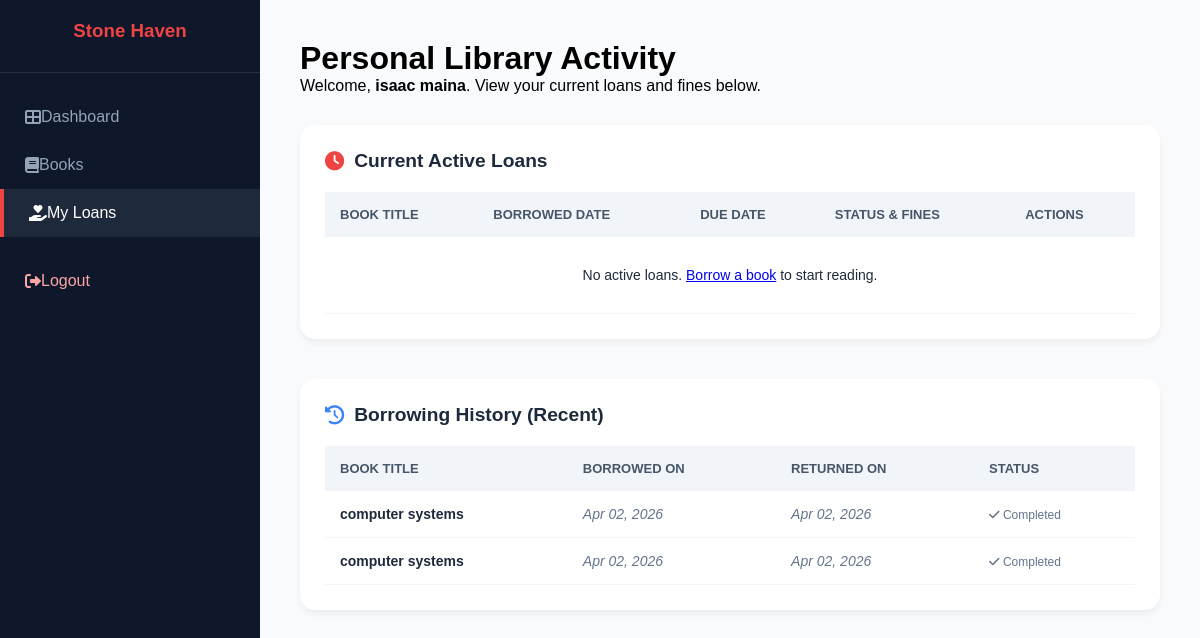
Page /my_loans.php (signed in) on the committed database.
### tables this page shows
CREATE TABLE `borrowings` (
  `id` int(11) NOT NULL,
  `user_id` int(11) NOT NULL,
  `book_id` int(11) NOT NULL,
  `book_title` varchar(255) DEFAULT NULL,
  `borrow_date` timestamp NOT NULL DEFAULT current_timestamp(),
  `due_date` date DEFAULT NULL,
  `return_date` timestamp NULL DEFAULT NULL,
  `status` enum('borrowed','returned') DEFAULT 'borrowed',
  `fine_amount` decimal(10,2) DEFAULT 0.00
);

CREATE TABLE `books` (
  `id` int(11) NOT NULL,
  `book_title` varchar(255) NOT NULL,
  `author` varchar(100) DEFAULT NULL,
  `shelf` varchar(50) DEFAULT 'Section A',
  `isbn` varchar(50) DEFAULT NULL,
  `category` varchar(100) DEFAULT NULL,
  `quantity` int(11) DEFAULT 1,
  `created_at` timestamp NOT NULL DEFAULT current_timestamp(),
  `status` varchar(20) DEFAULT 'available',
  `file_path` varchar(255) DEFAULT NULL
);

### my_loans.php (the view, shortened to what this page needs)
<?php
include 'db.php';
$user_id = $_SESSION['user_id'];
$fullname = $_SESSION['fullname'];
$active_query = "SELECT br.id, b.id AS book_id, b.book_title, b.author, b.file_path, br.borrow_date, br.due_date
                 FROM borrowings br
                 JOIN books b ON br.book_id = b.id
                 WHERE br.user_id = '$user_id' AND br.status = 'borrowed'
                 ORDER BY br.due_date ASC";
$active_result = $conn->query($active_query);
$history_query = "SELECT b.book_title, b.author, br.borrow_date, br.return_date
                  FROM borrowings br
                  JOIN books b ON br.book_id = b.id
                  WHERE br.user_id = '$user_id' AND br.status = 'returned'
                  ORDER BY br.return_date DESC LIMIT 10";
$history_result = $conn->query($history_query);
?>
<!DOCTYPE html>
<html lang="en">
<head>
    <link rel="stylesheet" href="https://cdnjs.cloudflare.com/ajax/libs/font-awesome/6.0.0/css/all.min.css">
</head>
<body>
    <nav class="sidebar">
        <div class="sidebar-header"><h3>Stone Haven</h3></div>
        <ul class="nav-links">
            <li><a href="dashboard.php"><i class="fas fa-th-large"></i> Dashboard</a></li>
            <li><a href="books.php"><i class="fas fa-book"></i> Books</a></li>
            <li><a href="my_loans.php" class="active"><i class="fas fa-hand-holding-heart"></i> My Loans</a></li>
            <li><a href="logout.php" style="color:#fca5a5; margin-top:20px;"><i class="fas fa-sign-out-alt"></i> Logout</a></li>
        </ul>
    </nav>
    <main class="main-content">
        <header style="margin-bottom: 30px;">
            <h1>Personal Library Activity</h1>
            <p>Welcome, <strong><?php echo htmlspecialchars($fullname); ?></strong>. View your current loans and fines below.</p>
        </header>
        <div class="card">
            <h2><i class="fas fa-clock" style="color: #ef4444;"></i> Current Active Loans</h2>
            <table>
                <thead>
                    <tr>
                        <th>Book Title</th>
                        <th>Borrowed Date</th>
                        <th>Due Date</th>
                        <th>Status & Fines</th>
                        <th>Actions</th>
                    </tr>
                </thead>
                <tbody>
                    <?php if($active_result->num_rows > 0): ?>
                        <?php while($loan = $active_result->fetch_assoc()):
                            $today = new DateTime();
                            $due_date = new DateTime($loan['due_date']);
                            $diff = $today->diff($due_date);
                            $days_diff = (int)$diff->format("%r%a");
                            $fine_per_day = 5;
                            $total_fine = 0;
                            if ($days_diff < 0) {
                                $total_fine = abs($days_diff) * $fine_per_day;
                            }
                        ?>
                        <tr>
                            <td>
                                <strong><?php echo htmlspecialchars($loan['book_title']); ?></strong><br>
                                <small><?php echo htmlspecialchars($loan['author']); ?></small>
                            </td>
                            <td><?php echo date('M d, Y', strtotime($loan['borrow_date'])); ?></td>
                            <td><?php echo date('M d, Y', strtotime($loan['due_date'])); ?></td>
                            <td>
                                <?php if($days_diff < 0): ?>
                                    <span class="due-soon">OVERDUE</span>
                                    <span class="fine-text">Fine: $<?php echo number_format($total_fine, 2); ?></span>
                                <?php else: ?>
                                    <span class="on-time"><?php echo $days_diff; ?> days left</span>
                                <?php endif; ?>
                            </td>
                            <td>
                                <?php if(!empty($loan['file_path'])): ?>
                                    <a href="view_book.php?id=<?php echo $loan['book_id']; ?>" class="btn-read">
                                        <i class="fas fa-book-open"></i> Read
                                    </a>
                                <?php endif; ?>
                                <a href="return_book.php?id=<?php echo $loan['id']; ?>&fine=<?php echo $total_fine; ?>"
                                   class="btn-return"
                                   onclick="return confirm('Return this book? <?php echo ($total_fine > 0) ? 'Pending Fine: $'.$total_fine : ''; ?>')">
                                    Return
                                </a>
                            </td>
                        </tr>
                        <?php endwhile; ?>
                    <?php else: ?>
                        <tr><td colspan="5" style="text-align:center; padding: 30px;">No active loans. <a href="books.php">Borrow a book</a> to start reading.</td></tr>
                    <?php endif; ?>
                </tbody>
            </table>
        </div>
        <div class="card">
            <h2><i class="fas fa-history" style="color: #3b82f6;"></i> Borrowing History (Recent)</h2>
            <table>
                <thead>
                    <tr>
                        <th>Book Title</th>
                        <th>Borrowed On</th>
                        <th>Returned On</th>
                        <th>Status</th>
                    </tr>
                </thead>
                <tbody>
                    <?php if($history_result->num_rows > 0): ?>
                        <?php while($prev = $history_result->fetch_assoc()): ?>
                        <tr>
                            <td><strong><?php echo htmlspecialchars($prev['book_title']); ?></strong></td>
                            <td class="history-text"><?php echo date('M d, Y', strtotime($prev['borrow_date'])); ?></td>
                            <td class="history-text"><?php echo date('M d, Y', strtotime($prev['return_date'])); ?></td>
                            <td><span style="color: #64748b; font-size: 12px;"><i class="fas fa-check"></i> Completed</span></td>
                        </tr>
                        <?php endwhile; ?>
                    <?php else: ?>
                        <tr><td colspan="4" style="text-align:center; padding: 30px;">No history found.</td></tr>
                    <?php endif; ?>
                </tbody>
            </table>
        </div>
    </main>
</body>
</html>

### my_loans.php (style rules this page uses)
* { margin: 0; padding: 0; box-sizing: border-box; font-family: 'Poppins', sans-serif; }
body { display: flex; min-height: 100vh; background: #f8fafc; }
.sidebar { width: 260px; background: #0f172a; color: white; display: flex; flex-direction: column; position: fixed; height: 100vh; padding: 20px 0; }
.sidebar-header { text-align: center; padding-bottom: 30px; border-bottom: 1px solid rgba(255,255,255,0.1); }
.sidebar-header h3 { color: #ef4444; }
.nav-links { list-style: none; margin-top: 20px; flex-grow: 1; }
.nav-links li a { display: flex; align-items: center; padding: 15px 25px; color: #94a3b8; text-decoration: none; transition: 0.3s; }
.nav-links li a:hover, .nav-links li a.active { background: #1e293b; color: white; border-left: 4px solid #ef4444; }
.main-content { margin-left: 260px; flex-grow: 1; padding: 40px; }
.card { background: white; padding: 25px; border-radius: 15px; box-shadow: 0 4px 6px rgba(0,0,0,0.05); margin-bottom: 40px; }
h2 { margin-bottom: 20px; color: #1e293b; font-size: 1.2rem; display: flex; align-items: center; gap: 10px; }
table { width: 100%; border-collapse: collapse; }
th { text-align: left; padding: 15px; background: #f1f5f9; color: #475569; font-size: 13px; text-transform: uppercase; }
td { padding: 15px; border-bottom: 1px solid #f1f5f9; color: #1e293b; font-size: 14px; }
.history-text { color: #64748b; font-style: italic; }

### rows in the picture
borrowings: book.book_title "computer systems", borrow_date "Apr 02, 2026", return_date "Apr 02, 2026"
borrowings: book.book_title "computer systems", borrow_date "Apr 02, 2026", return_date "Apr 02, 2026"

### other values in the picture
$fullname "isaac maina"
